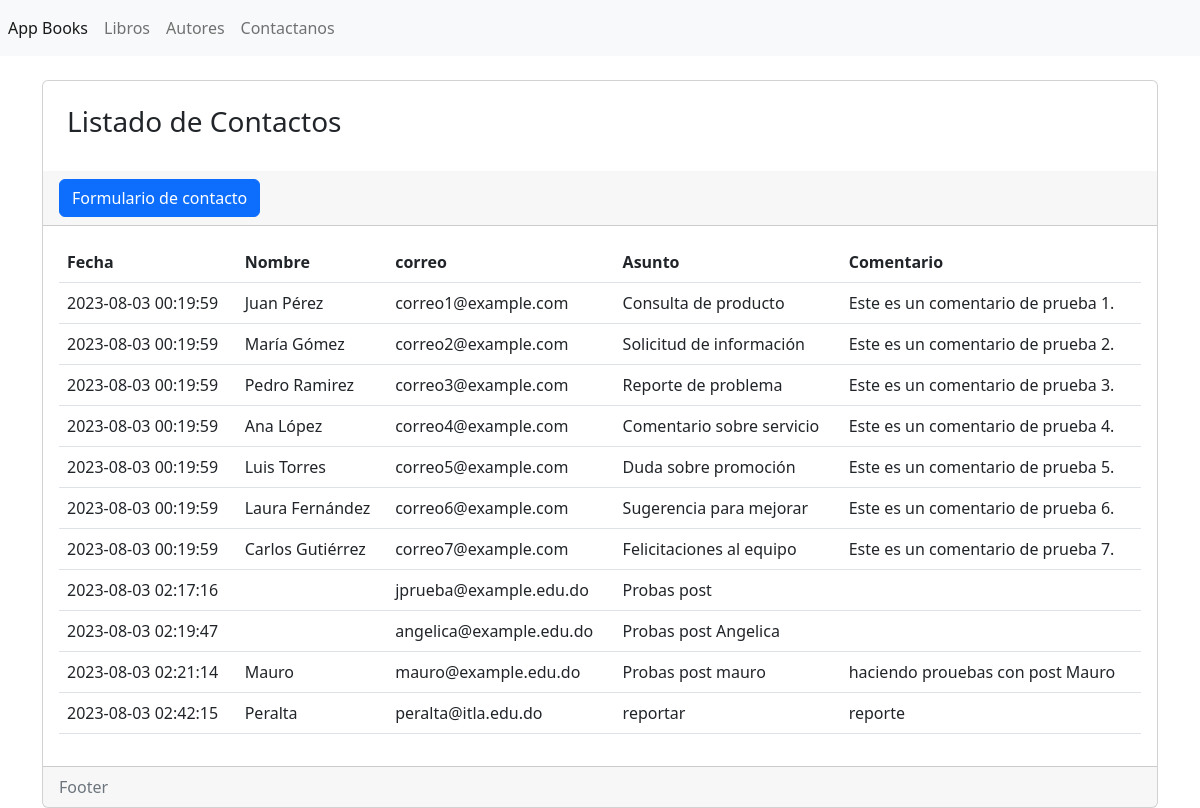
The app's page /secciones/contactos/crear.php with its own data.
### tables this page shows
CREATE TABLE `contacto` (
  `id` int(11) NOT NULL,
  `nombre` varchar(100) NOT NULL,
  `fecha` timestamp NOT NULL DEFAULT current_timestamp(),
  `correo` varchar(100) NOT NULL,
  `asunto` varchar(100) NOT NULL,
  `comentario` text NOT NULL
);

### secciones/contactos/crear.php (the view)
<?php
include("../../connectionPDO.php");
$query = $pdo->prepare("SELECT * from contacto");
$query->execute();
$list_tbl_libros = $query->fetchAll(PDO::FETCH_ASSOC);
?>
<?php include("../../templates/header.php") ?>
<br />
<div class="card">
    <h3 class="p-4"> Listado de Contactos </h3>
    <div class="card-header">
        <a name="" id="" class="btn btn-primary" href="index.php" role="button">Formulario de contacto</a>
    </div>
    <div class="card-body">
        <div class="table-responsive">
            <table class="table ">
                <thead>
                    <tr>
                        <th scope="col">Fecha</th>
                        <th scope="col">Nombre</th>
                        <th scope="col">correo</th>
                        <th scope="col">Asunto </th>
                        <th scope="col">Comentario </th>
                    </tr>
                </thead>
                <tbody>
                    <?php foreach ($list_tbl_libros as $registros) { ?>
                        <tr class="">
                            <td scope="row"> <?php echo $registros["fecha"] ?> </td>
                            <td><?php echo $registros["nombre"] ?></td>
                            <td><?php echo $registros["correo"] ?></td>
                            <td><?php echo $registros["asunto"] ?></td>
                            <td><?php echo $registros["comentario"] ?></td>
                        </tr>
                    <?php } ?>
                </tbody>
            </table>
        </div>
    </div>
    <div class="card-footer text-muted">
        Footer
    </div>
</div>
<?php include("../../templates/footer.php") ?>

### records on screen
contacto: fecha "2023-08-03 00:19:59", nombre "Juan Pérez", correo "correo1@example.com", asunto "Consulta de producto", comentario "Este es un comentario de prueba 1."
contacto: fecha "2023-08-03 00:19:59", nombre "María Gómez", correo "correo2@example.com", asunto "Solicitud de información", comentario "Este es un comentario de prueba 2."
contacto: fecha "2023-08-03 00:19:59", nombre "Pedro Ramirez", correo "correo3@example.com", asunto "Reporte de problema", comentario "Este es un comentario de prueba 3."
contacto: fecha "2023-08-03 00:19:59", nombre "Ana López", correo "correo4@example.com", asunto "Comentario sobre servicio", comentario "Este es un comentario de prueba 4."
contacto: fecha "2023-08-03 00:19:59", nombre "Luis Torres", correo "correo5@example.com", asunto "Duda sobre promoción", comentario "Este es un comentario de prueba 5."
contacto: fecha "2023-08-03 00:19:59", nombre "Laura Fernández", correo "correo6@example.com", asunto "Sugerencia para mejorar", comentario "Este es un comentario de prueba 6."
contacto: fecha "2023-08-03 00:19:59", nombre "Carlos Gutiérrez", correo "correo7@example.com", asunto "Felicitaciones al equipo", comentario "Este es un comentario de prueba 7."
contacto: fecha "2023-08-03 02:17:16", correo "jprueba@example.edu.do", asunto "Probas post"
contacto: fecha "2023-08-03 02:19:47", correo "angelica@example.edu.do", asunto "Probas post Angelica"
contacto: fecha "2023-08-03 02:21:14", nombre "Mauro", correo "mauro@example.edu.do", asunto "Probas post mauro", comentario "haciendo prouebas con post Mauro"
contacto: fecha "2023-08-03 02:42:15", nombre "Peralta", correo "peralta@itla.edu.do", asunto "reportar", comentario "reporte"
